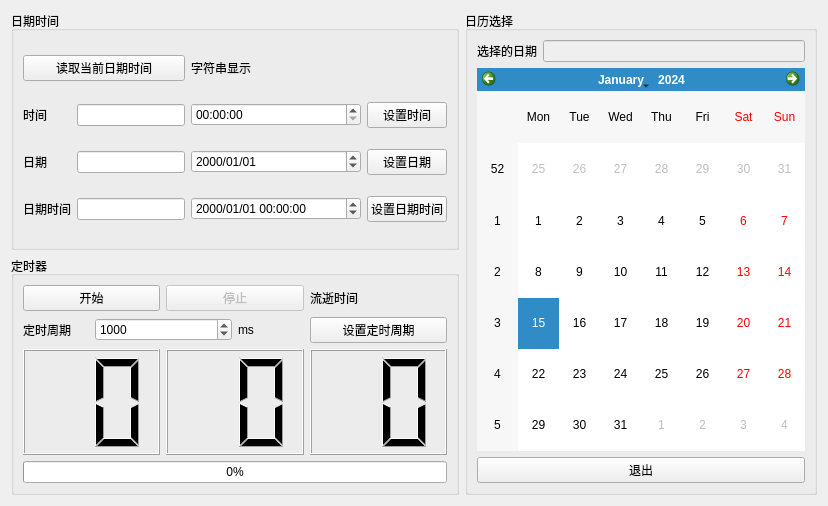
<?xml version="1.0" encoding="UTF-8"?>
<ui version="4.0">
 <class>Widget</class>
 <widget class="QWidget" name="Widget">
  <property name="geometry">
   <rect>
    <x>0</x>
    <y>0</y>
    <width>828</width>
    <height>506</height>
   </rect>
  </property>
  <property name="windowTitle">
   <string>Widget</string>
  </property>
  <layout class="QGridLayout" name="gridLayout_4">
   <item row="0" column="0">
    <widget class="QGroupBox" name="groupBox">
     <property name="title">
      <string>日期时间</string>
     </property>
     <layout class="QGridLayout" name="gridLayout">
      <item row="0" column="0" colspan="2">
       <widget class="QPushButton" name="pushBtnReadCurDatetime">
        <property name="text">
         <string>读取当前日期时间</string>
        </property>
       </widget>
      </item>
      <item row="0" column="2">
       <widget class="QLabel" name="label_4">
        <property name="text">
         <string>字符串显示</string>
        </property>
       </widget>
      </item>
      <item row="1" column="0">
       <widget class="QLabel" name="label">
        <property name="text">
         <string>时间</string>
        </property>
       </widget>
      </item>
      <item row="1" column="1">
       <widget class="QLineEdit" name="lineEditCurTime">
        <property name="enabled">
         <bool>true</bool>
        </property>
       </widget>
      </item>
      <item row="1" column="2">
       <widget class="QTimeEdit" name="timeEdit">
        <property name="displayFormat">
         <string>HH:mm:ss</string>
        </property>
       </widget>
      </item>
      <item row="1" column="3">
       <widget class="QPushButton" name="pushBtnTime">
        <property name="text">
         <string>设置时间</string>
        </property>
       </widget>
      </item>
      <item row="2" column="0">
       <widget class="QLabel" name="label_2">
        <property name="text">
         <string>日期</string>
        </property>
       </widget>
      </item>
      <item row="2" column="1">
       <widget class="QLineEdit" name="lineEditCurDate"/>
      </item>
      <item row="2" column="2">
       <widget class="QDateEdit" name="dateEdit">
        <property name="displayFormat">
         <string>yyyy/MM/dd</string>
        </property>
       </widget>
      </item>
      <item row="2" column="3">
       <widget class="QPushButton" name="pushBtnDate">
        <property name="text">
         <string>设置日期</string>
        </property>
       </widget>
      </item>
      <item row="3" column="0">
       <widget class="QLabel" name="label_3">
        <property name="text">
         <string>日期时间</string>
        </property>
       </widget>
      </item>
      <item row="3" column="1">
       <widget class="QLineEdit" name="lineEditCurDateTime"/>
      </item>
      <item row="3" column="2">
       <widget class="QDateTimeEdit" name="dateTimeEdit">
        <property name="minimumSize">
         <size>
          <width>170</width>
          <height>0</height>
         </size>
        </property>
        <property name="displayFormat">
         <string>yyyy/MM/dd HH:mm:ss</string>
        </property>
       </widget>
      </item>
      <item row="3" column="3">
       <widget class="QPushButton" name="pushBtnDateTime">
        <property name="text">
         <string>设置日期时间</string>
        </property>
       </widget>
      </item>
     </layout>
    </widget>
   </item>
   <item row="0" column="1" rowspan="2">
    <widget class="QGroupBox" name="groupBox_3">
     <property name="title">
      <string>日历选择</string>
     </property>
     <layout class="QGridLayout" name="gridLayout_3">
      <item row="0" column="0">
       <widget class="QLabel" name="label_9">
        <property name="text">
         <string>选择的日期</string>
        </property>
       </widget>
      </item>
      <item row="0" column="1">
       <widget class="QLineEdit" name="lineEditSelectDateTime">
        <property name="enabled">
         <bool>false</bool>
        </property>
       </widget>
      </item>
      <item row="1" column="0" colspan="2">
       <widget class="QCalendarWidget" name="calendarWidget"/>
      </item>
      <item row="2" column="0" colspan="2">
       <widget class="QPushButton" name="pushBtnQuit">
        <property name="text">
         <string>退出</string>
        </property>
       </widget>
      </item>
     </layout>
    </widget>
   </item>
   <item row="1" column="0">
    <widget class="QGroupBox" name="groupBox_2">
     <property name="title">
      <string>定时器</string>
     </property>
     <layout class="QGridLayout" name="gridLayout_2">
      <item row="0" column="0" colspan="2">
       <widget class="QPushButton" name="pushBtnTimerStart">
        <property name="text">
         <string>开始</string>
        </property>
       </widget>
      </item>
      <item row="0" column="2" colspan="2">
       <widget class="QPushButton" name="pushBtnTimerStop">
        <property name="enabled">
         <bool>false</bool>
        </property>
        <property name="text">
         <string>停止</string>
        </property>
       </widget>
      </item>
      <item row="0" column="4">
       <widget class="QLabel" name="label_7">
        <property name="text">
         <string>流逝时间</string>
        </property>
       </widget>
      </item>
      <item row="0" column="5">
       <widget class="QLabel" name="labelElapsedTime">
        <property name="text">
         <string/>
        </property>
       </widget>
      </item>
      <item row="1" column="0">
       <widget class="QLabel" name="label_5">
        <property name="text">
         <string>定时周期</string>
        </property>
       </widget>
      </item>
      <item row="1" column="1" colspan="2">
       <widget class="QSpinBox" name="spinBox">
        <property name="maximum">
         <number>999999999</number>
        </property>
        <property name="value">
         <number>1000</number>
        </property>
       </widget>
      </item>
      <item row="1" column="3">
       <widget class="QLabel" name="label_6">
        <property name="text">
         <string>ms</string>
        </property>
       </widget>
      </item>
      <item row="1" column="4" colspan="2">
       <widget class="QPushButton" name="pushBtnSetTimePeriod">
        <property name="text">
         <string>设置定时周期</string>
        </property>
       </widget>
      </item>
      <item row="2" column="0" colspan="6">
       <layout class="QHBoxLayout" name="horizontalLayout">
        <item>
         <widget class="QLCDNumber" name="lcdNumHour">
          <property name="digitCount">
           <number>2</number>
          </property>
         </widget>
        </item>
        <item>
         <widget class="QLCDNumber" name="lcdNumMinute">
          <property name="digitCount">
           <number>2</number>
          </property>
         </widget>
        </item>
        <item>
         <widget class="QLCDNumber" name="lcdNumSecond">
          <property name="digitCount">
           <number>2</number>
          </property>
         </widget>
        </item>
       </layout>
      </item>
      <item row="3" column="0" colspan="6">
       <widget class="QProgressBar" name="progressBar">
        <property name="value">
         <number>0</number>
        </property>
        <property name="alignment">
         <set>Qt::AlignmentFlag::AlignLeading|Qt::AlignmentFlag::AlignLeft|Qt::AlignmentFlag::AlignVCenter</set>
        </property>
       </widget>
      </item>
     </layout>
    </widget>
   </item>
  </layout>
 </widget>
 <resources/>
 <connections>
  <connection>
   <sender>pushBtnQuit</sender>
   <signal>clicked()</signal>
   <receiver>Widget</receiver>
   <slot>close()</slot>
   <hints>
    <hint type="sourcelabel">
     <x>660</x>
     <y>443</y>
    </hint>
    <hint type="destinationlabel">
     <x>716</x>
     <y>470</y>
    </hint>
   </hints>
  </connection>
 </connections>
</ui>
